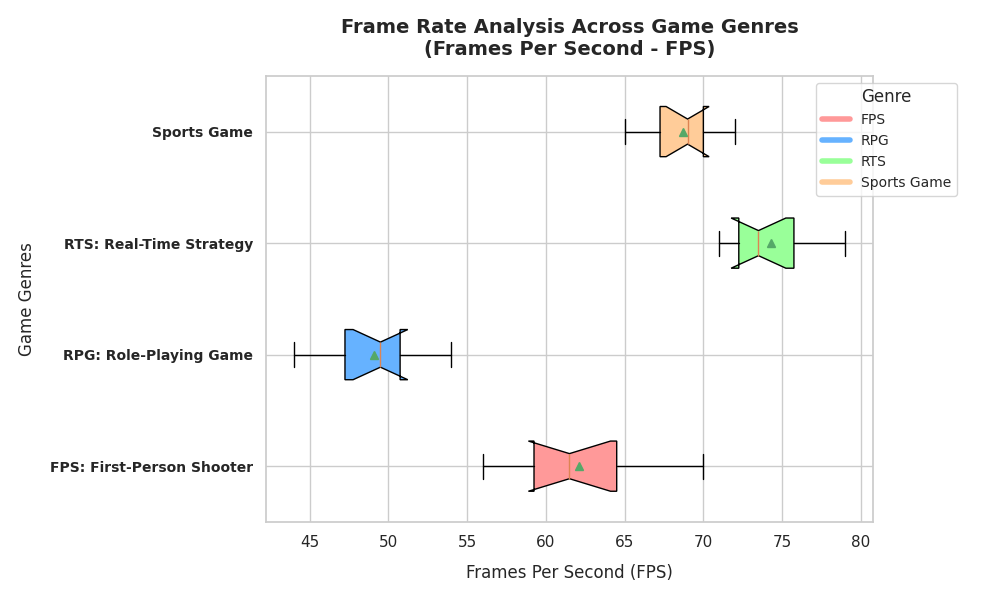

Source code (Python):
import matplotlib.pyplot as plt
import numpy as np

# Define game genres
genres = ['FPS: First-Person Shooter', 'RPG: Role-Playing Game', 'RTS: Real-Time Strategy', 'Sports Game']

# FPS data for each genre
fps_data = [
    [58, 61, 59, 62, 70, 65, 56, 60, 63, 67],
    [44, 50, 47, 51, 49, 54, 45, 48, 53, 50],
    [72, 75, 73, 72, 76, 73, 78, 71, 79, 74],
    [66, 69, 71, 67, 65, 69, 70, 68, 72, 70]
]

# Initiate a plot
fig, ax = plt.subplots(figsize=(10, 6))

# Generate horizontal box plots
boxplots = ax.boxplot(fps_data, vert=False, patch_artist=True, notch=True, showmeans=True)

# Define custom colors for box plot fill
colors = ['#FF9999', '#66B2FF', '#99FF99', '#FFCC99']
for patch, color in zip(boxplots['boxes'], colors):
    patch.set_facecolor(color)

# Configure title and axis labels
ax.set_title('Frame Rate Analysis Across Game Genres\n(Frames Per Second - FPS)', fontsize=14, fontweight='bold', pad=15)
ax.set_xlabel('Frames Per Second (FPS)', fontsize=12, labelpad=10)
ax.set_ylabel('Game Genres', fontsize=12, labelpad=10)

# Customize y-tick labels
ax.set_yticks(np.arange(1, len(genres) + 1))
ax.set_yticklabels(genres, fontsize=10, fontweight='bold')

# Legend to explain color coding
handles = [plt.Line2D([0], [0], color=color, lw=4) for color in colors]
ax.legend(handles, [genre.split(':')[0] for genre in genres], title="Genre", loc='upper right', bbox_to_anchor=(1.15, 1), fontsize=10)

# Ensure layout is tight
plt.tight_layout()

# Display the plot
plt.show()
